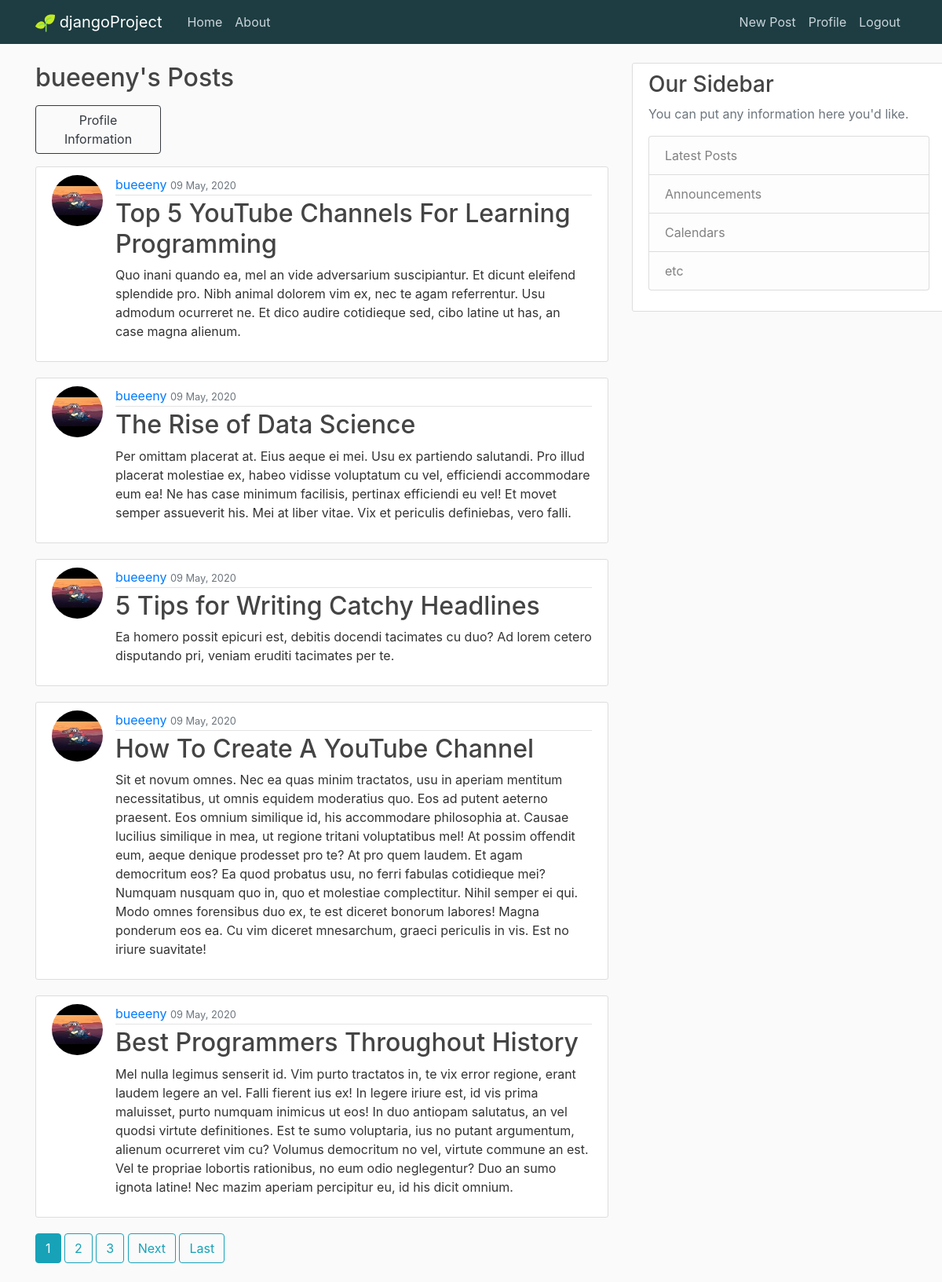
Page /post/bueeeny (signed in) on the committed database.
### App01/models.py (models this page shows, shortened)
class Post (models.Model):
    title = models.CharField(max_length =  100)
    content = models.TextField()
    date_posted = models.DateTimeField(default =  timezone.now)
    author = models.ForeignKey(User, on_delete=models.CASCADE)

### users/models.py (models this page shows, shortened)
class Profile(models.Model):
    user = models.OneToOneField(User ,on_delete = models.CASCADE) #models.cascade, delete user = delete this profile too
    birthday =  models.DateField(auto_now = False, auto_now_add = False, null = True)
    image = models.ImageField(default = 'default.jpg', upload_to = 'profile-pics',null = True)
    bio = models.TextField(max_length=500, blank=True)
    location = models.CharField(max_length=30, blank=True)

### App01/views.py (the view, shortened to what this page needs)
# urls.py: path('post/<str:username>', UserPostListView.as_view(), name = 'user-posts'),
class UserPostListView(LoginRequiredMixin, ListView):
    model = Post
    template_name = 'App01/user_posts.html' # <app><modeL><view_type>.html
    context_object_name = 'posts'
    paginate_by = 5
    def get_queryset(self):
        user = get_object_or_404(User, username = self.kwargs.get('username')) # get username of the instance
        return Post.objects.filter(author = user).order_by('-date_posted')  # get the objects under this username

### App01/templates/App01/user_posts.html (shortened to what this page needs)
{%extends "App01/base.html" %} Call the base template
{% block content %}
<div class = "row">
  <div class = "col-12">
    <h2 href = "#">{{view.kwargs.username}}'s Posts</h2>
  </div>
  <div class = "col-3 mt-2">
    <a class = "btn btn-outline-dark col-sm" href ="{% url 'profile-detail' view.kwargs.username %}">Profile Information</a>
  </div>
</div>
{% for post in posts %}
  <article class="media content-section mt-3">
    <img class = "rounded-circle article-img" src= "{{ post.author.profile.image.url }}">
    <div class="media-body">
      <div class="article-metadata">
        <a class="" href="{% url 'user-posts' post.author.username %}">{{ post.author }}</a>
        <small class="text-muted">{{ post.date_posted | date:"d F, Y"}}</small>
      </div>
      <h2><a class="article-title" href="{% url 'post-detail' post.id %}">{{ post.title }}</a></h2>
      <p class="article-content">{{ post.content }}</p>
    </div>
  </article>
{% endfor %}
{% if is_paginated %}
    {% for num in page_obj.paginator.page_range %}
        {% if page_obj.number == num %}
        <a class ="btn btn-info mb-4" href= "?page={{ num }}">{{ num }}</a>
        {% elif num > page_obj.number|add:'-3' and num < page_obj.number|add:'3' %}
        <a class ="btn btn-outline-info mb-4" href= "?page={{ num }}">{{ num }}</a>
        {% endif %}
    {% endfor %}
    {% if page_obj.has_next %}
        <a class ="btn btn-outline-info mb-4" href= "?page={{ page_obj.next_page_number }}">Next</a>
        <a class ="btn btn-outline-info mb-4" href= "?page={{ page_obj.paginator.num_pages }}">Last</a>
    {% endif %}
{% endif %}
{% endblock content%}

### App01/static/App01/main.css (style rules this page uses)
body { background: #fafafa; color: #333333; margin-top: 5rem; }
h1, h2, h3, h4, h5, h6 { color: #444444; }
.content-section { background: #ffffff; padding: 10px 20px; border: 1px solid #dddddd; border-radius: 3px; margin-bottom: 20px; word-wrap: break-word; overflow-wrap: break-word; overflow: hidden; max-width: 800px; min-width: 400px; }
.article-title { color: #444444; }
.article-content { word-wrap: break-word; overflow-wrap: break-word; max-width: 800px; overflow: hidden; float: left; }
.article-img { height: 65px; width: 65px; margin-right: 16px; }
.article-metadata { padding-bottom: 1px; margin-bottom: 4px; border-bottom: 1px solid #e3e3e3 }

### rows in the picture
Post: author.profile.image (picture), author "bueeeny", date_posted "09 May, 2020", title "Top 5 YouTube Channels For Learning Programming", content "Quo inani quando ea, mel an vide adversarium suscipiantur. Et dicunt eleifend splendide pro. Nibh animal dolorem vim ex, nec te agam referrentur. Usu admodum ocurreret ne. Et dico audire cotidieque sed, cibo latine ut has, an case magna alienum."
Post: author.profile.image (picture), author "bueeeny", date_posted "09 May, 2020", title "The Rise of Data Science", content "Per omittam placerat at. Eius aeque ei mei. Usu ex partiendo salutandi. Pro illud placerat molestiae ex, habeo vidisse voluptatum cu vel, efficiendi accommodare eum ea! Ne has case minimum facilisis, pertinax efficiendi eu vel! Et movet semper assueverit his. Mei at liber vitae. Vix et periculis definiebas, vero falli."
Post: author.profile.image (picture), author "bueeeny", date_posted "09 May, 2020", title "5 Tips for Writing Catchy Headlines", content "Ea homero possit epicuri est, debitis docendi tacimates cu duo? Ad lorem cetero disputando pri, veniam eruditi tacimates per te."
Post: author.profile.image (picture), author "bueeeny", date_posted "09 May, 2020", title "How To Create A YouTube Channel", content "Sit et novum omnes. Nec ea quas minim tractatos, usu in aperiam mentitum necessitatibus, ut omnis equidem moderatius quo. Eos ad putent aeterno praesent. Eos omnium similique id, his accommodare philosophia at. Causae lucilius similique in mea, ut regione tritani voluptatibus mel! At possim offendit eum, aeque denique prodesset pro te? At pro quem laudem. Et agam democritum eos? Ea quod probatus usu, no ferri fabulas cotidieque mei? Numquam nusquam quo in, quo et molestiae complectitur. Nihil semper ei qui. Modo omnes forensibus duo ex, te est diceret bonorum labores! Magna ponderum eos ea. Cu vim diceret mnesarchum, graeci periculis in vis. Est no iriure suavitate!"
Post: author.profile.image (picture), author "bueeeny", date_posted "09 May, 2020", title "Best Programmers Throughout History", content "Mel nulla legimus senserit id. Vim purto tractatos in, te vix error regione, erant laudem legere an vel. Falli fierent ius ex! In legere iriure est, id vis prima maluisset, purto numquam inimicus ut eos! In duo antiopam salutatus, an vel quodsi virtute definitiones. Est te sumo voluptaria, ius no putant argumentum, alienum ocurreret vim cu? Volumus democritum no vel, virtute commune an est. Vel te propriae lobortis rationibus, no eum odio neglegentur? Duo an sumo ignota latine! Nec mazim aperiam percipitur eu, id his dicit omnium."

### other values in the picture
{{ view.kwargs.username }} "bueeeny"
{{ num }} "1"
{{ num }} "2" "3"
